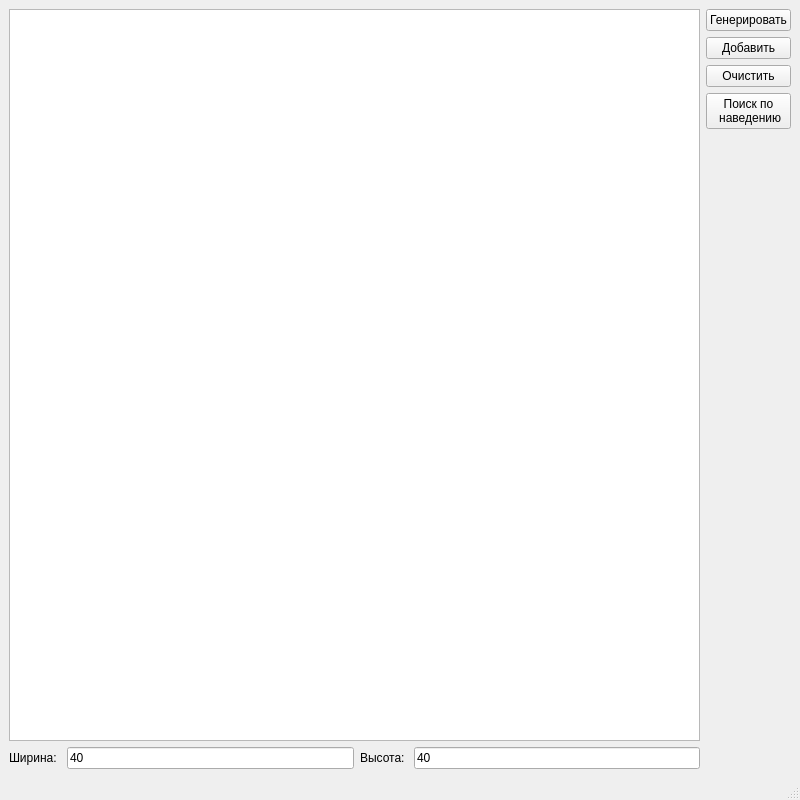
<?xml version="1.0" encoding="UTF-8"?>
<ui version="4.0">
 <class>MainWindow</class>
 <widget class="QMainWindow" name="MainWindow">
  <property name="geometry">
   <rect>
    <x>0</x>
    <y>0</y>
    <width>800</width>
    <height>800</height>
   </rect>
  </property>
  <property name="sizePolicy">
   <sizepolicy hsizetype="Expanding" vsizetype="Expanding">
    <horstretch>0</horstretch>
    <verstretch>0</verstretch>
   </sizepolicy>
  </property>
  <property name="minimumSize">
   <size>
    <width>800</width>
    <height>800</height>
   </size>
  </property>
  <property name="maximumSize">
   <size>
    <width>16777215</width>
    <height>16777215</height>
   </size>
  </property>
  <property name="windowTitle">
   <string>PathFinder</string>
  </property>
  <widget class="QWidget" name="centralwidget">
   <layout class="QGridLayout" name="gridLayout">
    <item row="0" column="0">
     <layout class="QHBoxLayout" name="horizontalLayout_3">
      <item>
       <layout class="QVBoxLayout" name="verticalLayout" stretch="10,1">
        <item>
         <widget class="MapWidget" name="mapWidget">
          <property name="sizePolicy">
           <sizepolicy hsizetype="Preferred" vsizetype="Preferred">
            <horstretch>0</horstretch>
            <verstretch>0</verstretch>
           </sizepolicy>
          </property>
          <property name="minimumSize">
           <size>
            <width>655</width>
            <height>510</height>
           </size>
          </property>
         </widget>
        </item>
        <item>
         <layout class="QHBoxLayout" name="horizontalLayout_2">
          <item>
           <widget class="QLabel" name="label">
            <property name="text">
             <string>Ширина: </string>
            </property>
           </widget>
          </item>
          <item>
           <widget class="QLineEdit" name="widthEdit">
            <property name="text">
             <string>40</string>
            </property>
           </widget>
          </item>
          <item>
           <widget class="QLabel" name="label_2">
            <property name="text">
             <string>Высота: </string>
            </property>
           </widget>
          </item>
          <item>
           <widget class="QLineEdit" name="heightEdit">
            <property name="text">
             <string>40</string>
            </property>
           </widget>
          </item>
         </layout>
        </item>
       </layout>
      </item>
      <item>
       <layout class="QVBoxLayout" name="verticalLayout_2">
        <item>
         <widget class="QPushButton" name="generateButton">
          <property name="text">
           <string>Генерировать</string>
          </property>
         </widget>
        </item>
        <item>
         <widget class="QPushButton" name="addButton">
          <property name="text">
           <string>Добавить</string>
          </property>
          <property name="checkable">
           <bool>true</bool>
          </property>
         </widget>
        </item>
        <item>
         <widget class="QPushButton" name="clearButton">
          <property name="text">
           <string>Очистить</string>
          </property>
         </widget>
        </item>
        <item>
         <widget class="QPushButton" name="searchMouseButton">
          <property name="minimumSize">
           <size>
            <width>0</width>
            <height>20</height>
           </size>
          </property>
          <property name="text">
           <string>Поиск по 
 наведению</string>
          </property>
          <property name="checkable">
           <bool>true</bool>
          </property>
         </widget>
        </item>
        <item>
         <spacer name="verticalSpacer">
          <property name="orientation">
           <enum>Qt::Vertical</enum>
          </property>
          <property name="sizeHint" stdset="0">
           <size>
            <width>20</width>
            <height>40</height>
           </size>
          </property>
         </spacer>
        </item>
       </layout>
      </item>
     </layout>
    </item>
   </layout>
  </widget>
  <widget class="QMenuBar" name="menubar">
   <property name="geometry">
    <rect>
     <x>0</x>
     <y>0</y>
     <width>800</width>
     <height>22</height>
    </rect>
   </property>
  </widget>
  <widget class="QStatusBar" name="statusbar"/>
 </widget>
 <customwidgets>
  <customwidget>
   <class>MapWidget</class>
   <extends>QGraphicsView</extends>
   <header location="global">mapwidget.h</header>
  </customwidget>
 </customwidgets>
 <resources/>
 <connections/>
</ui>
